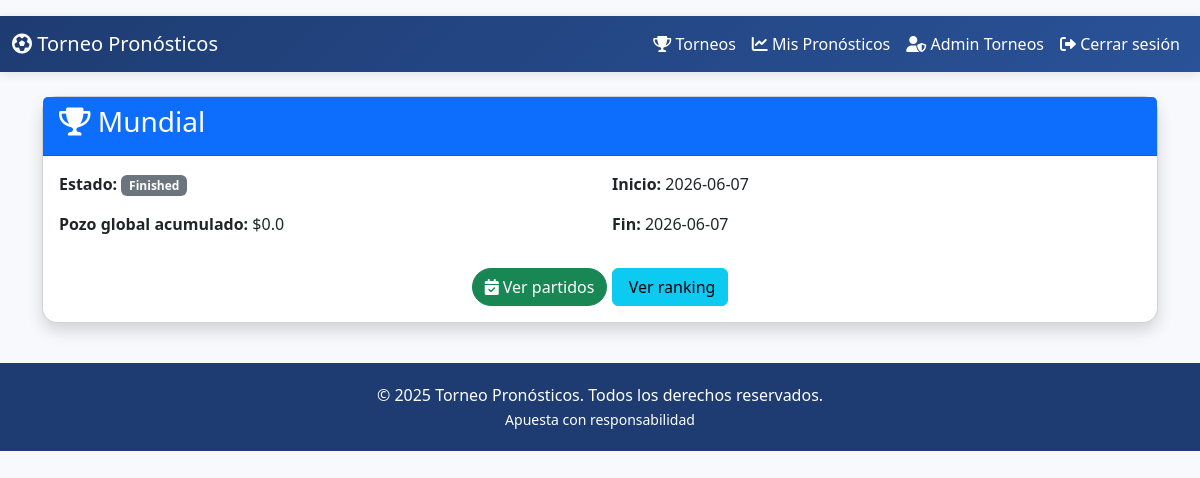
/tournaments/1 (signed in), run on the app's committed database.
### src/models/entities/Tournament.py (models this page shows, shortened)
class Tournament(db.Model):
    __tablename__ = 'tournament'
    id = db.Column(db.Integer, primary_key=True)
    name = db.Column(db.String(255), nullable=False)
    start_date = db.Column(db.DateTime, nullable=True)
    end_date = db.Column(db.DateTime, nullable=True)
    status = db.Column(db.String(50), default='active')
    global_pool = db.Column(db.Float, default=0.0)
    matches = db.relationship('Partido', backref='tournament', lazy=True)

### src/routes/tournaments.py (the view)
@tournaments_bp.route('/<int:id>')
@login_required
def view_tournament(id):
    tournament = Tournament.query.get_or_404(id)
    return render_template('tournaments/detail.html', tournament=tournament)

### src/app.py (called while the page is built)
@app.context_processor
def inject_user():
    from models.entities.User import User
    from flask import session
    user = None
    if 'user_id' in session:
        user = User.query.get(session['user_id'])
    return dict(current_user=user)

### src/utils/helpers.py (called while the page is built)
def login_required(f):
    @wraps(f)
    def decorated_function(*args, **kwargs):
        if 'user_id' not in session:
            flash('Por favor, inicia sesión para acceder a esta página.', 'warning')
            return redirect(url_for('auth.login'))
        return f(*args, **kwargs)
    return decorated_function

### src/templates/tournaments/detail.html (shortened to what this page needs)
{% extends "base.html" %}
{% block body %}
{% include 'partials/navbar.html' %}
<div class="container mt-4">
    <div class="card shadow">
        <div class="card-header bg-primary text-white">
            <h3><i class="fas fa-trophy"></i> {{ tournament.name }}</h3>
        </div>
        <div class="card-body">
            <div class="row">
                <div class="col-md-6">
                    <p><strong>Estado:</strong>
                        <span class="badge bg-{{ 'success' if tournament.status == 'active' else 'secondary' }}">
                            {{ tournament.status | capitalize }}
                        </span>
                    </p>
                    <p><strong>Pozo global acumulado:</strong> ${{ tournament.global_pool }}</p>
                </div>
                <div class="col-md-6">
                    <p><strong>Inicio:</strong> {{ tournament.start_date.strftime('%Y-%m-%d') if tournament.start_date else 'No definida' }}</p>
                    <p><strong>Fin:</strong> {{ tournament.end_date.strftime('%Y-%m-%d') if tournament.end_date else 'No definida' }}</p>
                </div>
            </div>
            <div class="text-center mt-3">
                <a href="{{ url_for('tournaments.matches', id=tournament.id) }}" class="btn btn-success">
                    <i class="fas fa-calendar-check"></i> Ver partidos
                </a>
                <a href="{{ url_for('tournaments.ranking', id=tournament.id) }}" class="btn btn-info">
                     Ver ranking
                </a>
            </div>
        </div>
    </div>
</div>
{% endblock %}

### src/static/css/custom.css (style rules this page uses)
body { background: #f8f9fc; font-family: 'Segoe UI', Tahoma, Geneva, Verdana, sans-serif; }
.card { border-radius: 15px; box-shadow: 0 5px 15px rgba(0,0,0,0.1); transition: transform 0.3s; }
.btn-success { border-radius: 30px; }

### data on the page
Tournament: name "Mundial", status "Finished", global_pool "0.0", start_date "2026-06-07", end_date "2026-06-07"
